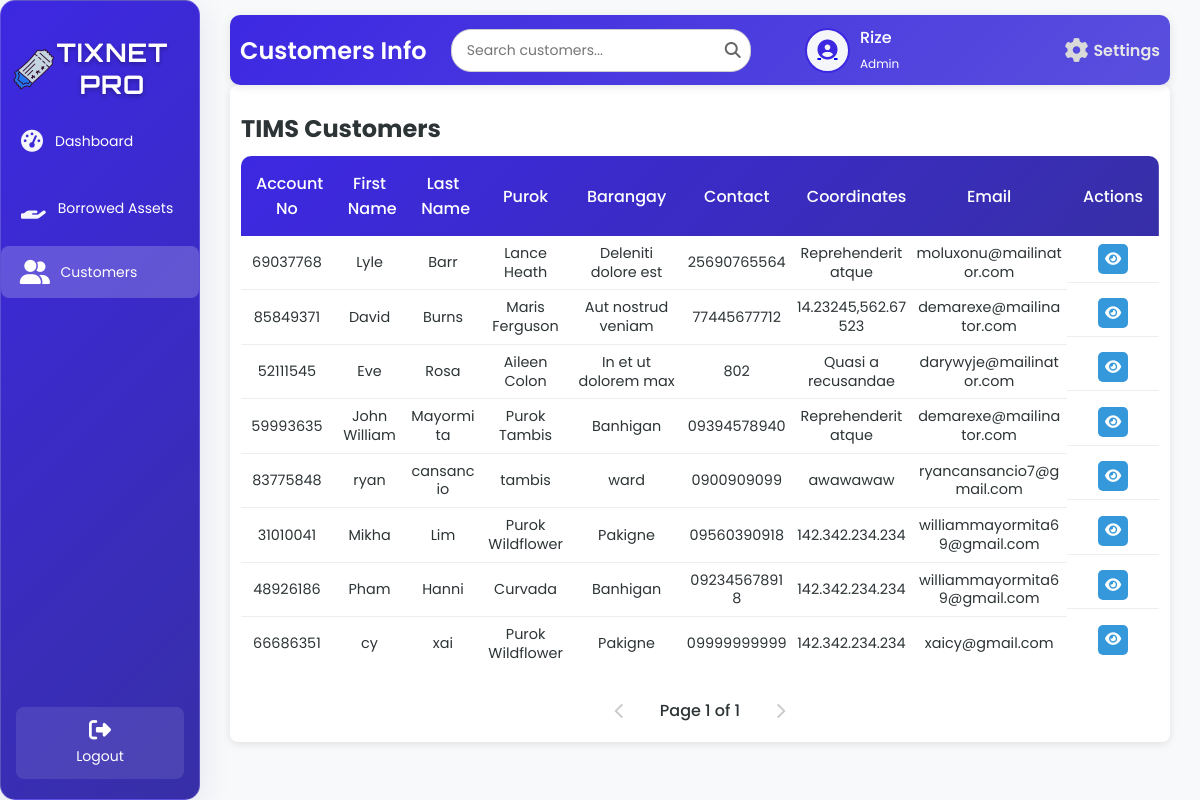
The page /techCustomers.php (signed in) on the database its author committed.
### tables this page shows
CREATE TABLE `tbl_user` (
  `u_id` int(50) NOT NULL,
  `u_fname` varchar(200) NOT NULL,
  `u_lname` varchar(200) NOT NULL,
  `u_email` varchar(200) NOT NULL,
  `u_username` varchar(200) NOT NULL,
  `u_password` varchar(200) NOT NULL,
  `u_type` varchar(200) NOT NULL,
  `u_status` varchar(200) NOT NULL,
  `is_online` tinyint(1) DEFAULT 0
);

CREATE TABLE `tbl_customer` (
  `c_id` int(50) NOT NULL,
  `c_fname` varchar(200) NOT NULL,
  `c_lname` varchar(200) NOT NULL,
  `c_purok` varchar(200) NOT NULL,
  `c_barangay` varchar(200) NOT NULL,
  `c_contact` varchar(100) NOT NULL,
  `c_email` varchar(200) NOT NULL,
  `c_date` date NOT NULL,
  `c_napname` varchar(200) NOT NULL,
  `c_napport` int(50) NOT NULL,
  `c_macaddress` varchar(200) NOT NULL,
  `c_status` varchar(200) NOT NULL,
  `c_plan` varchar(200) NOT NULL,
  `c_equipment` varchar(200) NOT NULL,
  `c_account_no` int(100) NOT NULL,
  `c_coordinates` varchar(200) NOT NULL,
  `c_balance` int(50) NOT NULL,
  `c_startdate` varchar(100) NOT NULL,
  `c_nextdue` varchar(100) NOT NULL,
  `c_lastdue` varchar(100) NOT NULL,
  `c_nextbill` varchar(100) NOT NULL,
  `c_billstatus` varchar(100) NOT NULL,
  `c_advancedays` varchar(200) NOT NULL,
  `c_advance` int(200) NOT NULL
);

### techCustomers.php (the view, shortened to what this page needs)
<?php
include 'db.php';
function jsEscape($str) {
    return str_replace(
        ["\\", "'", "\"", "\n", "\r", "\t"],
        ["\\\\", "\\'", "\\\"", "\\n", "\\r", "\\t"],
        $str
    );
}
$firstName = '';
$userType = '';
$avatarPath = $_SESSION['avatarPath'];
$sqlUser = "SELECT u_fname, u_lname, u_type FROM tbl_user WHERE u_username = ?";
$stmt = $conn->prepare($sqlUser);
$stmt->bind_param("s", $_SESSION['username']);
$stmt->execute();
$resultUser = $stmt->get_result();
if ($resultUser->num_rows > 0) {
    $row = $resultUser->fetch_assoc();
    $firstName = $row['u_fname'];
    $userType = $row['u_type'];
}
$limit = 10;
$page = isset($_GET['page']) ? (int)$_GET['page'] : 1;
$offset = ($page - 1) * $limit;
$totalQuery = "SELECT COUNT(*) AS total FROM tbl_customer WHERE c_status NOT LIKE 'ARCHIVED:%' OR c_status IS NULL";
$totalResult = $conn->query($totalQuery);
$totalRow = $totalResult->fetch_assoc();
$total = $totalRow['total'];
$totalPages = ceil($total / $limit);
$sql = "SELECT c_account_no, c_fname, c_lname, c_purok, c_barangay, c_contact, c_email, c_coordinates, c_date, c_napname, c_napport, c_macaddress, c_status, c_plan, c_equipment
        FROM tbl_customer WHERE c_status NOT LIKE 'ARCHIVED:%' OR c_status IS NULL LIMIT ?, ?";
$stmt = $conn->prepare($sql);
$stmt->bind_param("ii", $offset, $limit);
$stmt->execute();
$result = $stmt->get_result();
?>
<!DOCTYPE html>
<html lang="en">
<head>
    <link rel="stylesheet" href="techCustomersS.css">
    <link rel="stylesheet" href="https://cdnjs.cloudflare.com/ajax/libs/font-awesome/6.6.0/css/all.min.css" />
</head>
<body>
<div class="wrapper">
    <div class="sidebar glass-container">
        <h2><img src="image/logo.png" alt="Tix Net Icon" class="sidebar-icon">TixNet Pro</h2>
        <ul>
        <li><a href="technicianD.php"><i class="fas fa-tachometer-alt icon"></i> <span>Dashboard</span></a></li>
        <li><a href="techBorrowed.php"><i class="fas fa-hand-holding icon"></i> <span>Borrowed Assets</span></a></li>
        <li><a href="techCustomers.php" class="active"><i class="fas fa-user-friends icon"></i> <span>Customers</span></a></li>
        </ul>
        <footer>
            <a href="technician_staff.php" class="back-home"><i class="fas fa-sign-out-alt"></i> Logout</a>
        </footer>
    </div>
    <div class="container">
        <div class="upper">
            <h1>Customers Info</h1>
            <div class="search-container">
                <input type="text" class="search-bar" id="searchInput" placeholder="Search customers..." onkeyup="debouncedSearchCustomers()">
                <span class="search-icon"><i class="fas fa-search"></i></span>
            </div>
            <div class="user-profile">
                <div class="user-icon">
                    <a href="image.php">
                        <?php
                        $cleanAvatarPath = preg_replace('/\?\d+$/', '', $avatarPath);
                        if (!empty($avatarPath) && file_exists($cleanAvatarPath)) {
                            echo "<img src='" . htmlspecialchars($avatarPath, ENT_QUOTES, 'UTF-8') . "' alt='User Avatar'>";
                        } else {
                            echo "<i class='fas fa-user-circle'></i>";
                        }
                        ?>
                    </a>
                </div>
                <div class="user-details">
                    <span><?php echo htmlspecialchars($firstName, ENT_QUOTES, 'UTF-8'); ?></span>
                    <small><?php echo htmlspecialchars(ucfirst($userType), ENT_QUOTES, 'UTF-8'); ?></small>
                </div>
                <a href="settings.php" class="settings-link">
                    <i class="fas fa-cog"></i>
                    <span>Settings</span>
                </a>
            </div>
        </div>
        <div class="table-box glass-container">
            <h2>TIMS Customers</h2>
            <table id="customers-table">
                <thead>
                    <tr>
                        <th>Account No</th>
                        <th>First Name</th>
                        <th>Last Name</th>
                        <th>Purok</th>
                        <th>Barangay</th>
                        <th>Contact</th>
                        <th>Coordinates</th>
                        <th>Email</th>
                        <th>Actions</th>
                    </tr>
                </thead>
                <tbody id="customers-tbody">
                    <?php
                    if ($result->num_rows > 0) {
                        while ($row = $result->fetch_assoc()) {
                            $displayStatus = ($row['c_status'] ?? '');
                            echo "<tr>
                                    <td>" . htmlspecialchars($row['c_account_no'], ENT_QUOTES, 'UTF-8') . "</td>
                                    <td>" . htmlspecialchars($row['c_fname'], ENT_QUOTES, 'UTF-8') . "</td>
                                    <td>" . htmlspecialchars($row['c_lname'], ENT_QUOTES, 'UTF-8') . "</td>
                                    <td>" . htmlspecialchars($row['c_purok'], ENT_QUOTES, 'UTF-8') . "</td>
                                    <td>" . htmlspecialchars($row['c_barangay'], ENT_QUOTES, 'UTF-8') . "</td>
                                    <td>" . htmlspecialchars($row['c_contact'], ENT_QUOTES, 'UTF-8') . "</td>
                                    <td>" . htmlspecialchars($row['c_coordinates'], ENT_QUOTES, 'UTF-8') . "</td>
                                    <td>" . htmlspecialchars($row['c_email'], ENT_QUOTES, 'UTF-8') . "</td>
                                    <td class='action-buttons'>
                                        <a class='view-btn' onclick=\"showViewModal('" . htmlspecialchars($row['c_account_no'], ENT_QUOTES, 'UTF-8') . "', '" . jsEscape($row['c_fname']) . "', '" . jsEscape($row['c_lname']) . "', '" . jsEscape($row['c_purok']) . "', '" . jsEscape($row['c_barangay']) . "', '" . jsEscape($row['c_contact']) . "', '" . jsEscape($row['c_email']) . "', '" . jsEscape($row['c_coordinates']) . "', '" . jsEscape($row['c_date']) . "', '" . jsEscape($row['c_napname']) . "', '" . jsEscape($row['c_napport']) . "', '" . jsEscape($row['c_macaddress']) . "', '" . jsEscape($displayStatus) . "', '" . jsEscape($row['c_plan']) . "', '" . jsEscape($row['c_equipment']) . "')\" title='View'><i class='fas fa-eye'></i></a>
                                    </td>
                                  </tr>";
                        }
                    } else {
                        echo "<tr><td colspan='9' style='text-align: center;'>No active customers found.</td></tr>";
                    }
                    ?>
                </tbody>
            </table>
            <div class="pagination" id="customers-pagination">
                <?php if ($page > 1): ?>
                    <a href="?page=<?php echo $page - 1; ?>" class="pagination-link"><i class="fas fa-chevron-left"></i></a>
                <?php else: ?>
                    <span class="pagination-link disabled"><i class="fas fa-chevron-left"></i></span>
                <?php endif; ?>
                <span class="current-page">Page <?php echo $page; ?> of <?php echo $totalPages; ?></span>
                <?php if ($page < $totalPages): ?>
                    <a href="?page=<?php echo $page + 1; ?>" class="pagination-link"><i class="fas fa-chevron-right"></i></a>
                <?php else: ?>
                    <span class="pagination-link disabled"><i class="fas fa-chevron-right"></i></span>
                <?php endif; ?>
            </div>
        </div>
    </div>
</div>
</body>
</html>

### rows shown on the page
tbl_user: u_fname "Rize", u_type "Admin"
tbl_customer: c_account_no "69037768", c_fname "Lyle", c_lname "Barr", c_purok "Lance Heath", c_barangay "Deleniti dolore est", c_contact "25690765564", c_coordinates "Reprehenderit atque", c_email "moluxonu@mailinator.com"
tbl_customer: c_account_no "85849371", c_fname "David", c_lname "Burns", c_purok "Maris Ferguson", c_barangay "Aut nostrud veniam", c_contact "77445677712", c_coordinates "14.23245,562.67523", c_email "demarexe@mailinator.com"
tbl_customer: c_account_no "52111545", c_fname "Eve", c_lname "Rosa", c_purok "Aileen Colon", c_barangay "In et ut dolorem max", c_contact "802", c_coordinates "Quasi a recusandae", c_email "darywyje@mailinator.com"
tbl_customer: c_account_no "59993635", c_fname "John William", c_lname "Mayormita", c_purok "Purok Tambis", c_barangay "Banhigan", c_contact "09394578940", c_coordinates "Reprehenderitatque", c_email "demarexe@mailinator.com"
tbl_customer: c_account_no "83775848", c_fname "ryan", c_lname "cansancio", c_purok "tambis", c_barangay "ward", c_contact "0900909099", c_coordinates "awawawaw", c_email "ryancansancio7@gmail.com"
tbl_customer: c_account_no "31010041", c_fname "Mikha", c_lname "Lim", c_purok "Purok Wildflower", c_barangay "Pakigne", c_contact "09560390918", c_coordinates "142.342.234.234", c_email "williammayormita69@gmail.com"
tbl_customer: c_account_no "48926186", c_fname "Pham", c_lname "Hanni", c_purok "Curvada", c_barangay "Banhigan", c_contact "092345678918", c_coordinates "142.342.234.234", c_email "williammayormita69@gmail.com"
tbl_customer: c_account_no "66686351", c_fname "cy", c_lname "xai", c_purok "Purok Wildflower", c_barangay "Pakigne", c_contact "09999999999", c_coordinates "142.342.234.234", c_email "xaicy@gmail.com"

### other values the page prints
$page "1"
$totalPages "1"
